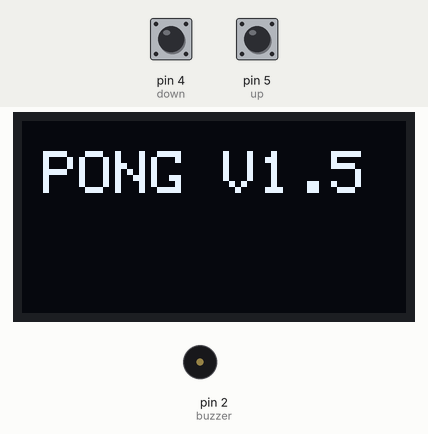
A sketch run on a simulated Arduino Uno, built with avr-gcc and run on an emulated ATmega328P. On the bench: 128×64 one-colour display, buzzer (waves = sounding). Inputs (shaded band) come from the test bench; at power-on: pin 5 (up) LOW, pin 4 (down) LOW. Random numbers use the default seed unless the sketch sets one; what the sketch prints to the serial monitor is not drawn.

Above: at 2.1 s.
3.3 s: pin 5 (up) pulled HIGH for 0.15 s
5.0 s: pin 4 (down) pulled HIGH for 0.15 s
6.9 s: pin 5 (up) pulled HIGH for 1 s
9.4 s: pin 4 (down) pulled HIGH for 1 s
Timing chart, 0 to 12.4 s (numbered marks = the images above; inputs shaded):
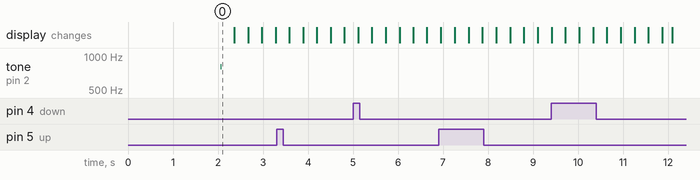

The sketch:

pong_singlelalyer.ino
```cpp
#include <SPI.h>
#include <Wire.h>
#include <Adafruit_GFX.h>
#include <Adafruit_SSD1306.h>

Adafruit_SSD1306 display(-1);

const int up = 5;  // This is the Move Up Button
const int down = 4; // move down Button;
const int buzzer = 2; // Buzzer(makes the sound)
int upRead;
int downRead;
int positon = 0;  // first position for the racket
int positon2 = 2; // second positon for the racket.
int score = 0;
bool goBack = false;
int x = 0;  // ball x positon
long y = 2; // ball y positon
bool yChange = true;
int goStraightRandom = 1;
bool goStraight = true;

void setup()   {
  pinMode(buzzer, OUTPUT);
  noTone(buzzer);
  Serial.begin(115200);
  display.begin(SSD1306_SWITCHCAPVCC, 0x3C);
  display.clearDisplay();
  display.setTextSize(2);
  display.setTextColor(WHITE);
  display.setCursor(7,10);
  display.println("PONG V1.5");
  display.display();
  noTone(buzzer);
  display.setTextSize(1);
  delay(2000);
  display.clearDisplay();
  tone(buzzer, 800);
  delay(30);
  noTone(buzzer);
}


void loop() {

  int upRead = digitalRead(up);
  int downRead = digitalRead(down);

  goStraight = goStraightRandom == 1 || goStraightRandom == 4;

  if(y == 0 && goStraight == false)
  {
    yChange = true;
    tone(buzzer, 800);
    delay(5);
    noTone(buzzer);
  }
  if(y == 23 && goStraight == false)
  {
    yChange = false;
    tone(buzzer, 800);
    delay(5);
    noTone(buzzer);
  }
  if(yChange == true && goStraight == false)
  {
    y++;
  }
  if(yChange == false && goStraight == false)
  {
    y--;
  }

  display.clearDisplay();
  if(upRead == HIGH)
  {
    positon = positon+1;
    positon2 = positon2+1;
  }
  if(downRead == HIGH)
  {
    positon = positon - 1;
    positon2 = positon2-1;
  }
  if(positon > 23)
  {
    positon = 23;
    positon2 = 25;
  }
    if(positon < 0)
  {
    positon = 0;
    positon2 = 2;
  }
  display.setCursor(1,positon);
  display.println(".");
  display.display();
    display.setCursor(1,positon2);
  display.println(".");
  display.display();

  if(goBack == false)
  {
    goBack = false;
    display.setCursor(x,y);
    display.println(".");
    display.display();
    delay(5);
    if(x == 118)
    {
      goBack = true;
      tone(buzzer, 800);
      delay(5);
      noTone(buzzer);
      goStraightRandom = random(5);
    }
    x = x+2;
  }
  if(goBack == true)
  {
    goBack = true;
    display.setCursor(x,y);
    display.println(".");
    display.display();
    delay(5);
    x = x-2;

    if(x == 0)
    {
      goStraightRandom = random(5);
      goBack = false;
      tone(buzzer, 800);
      delay(5);
      noTone(buzzer);
    }
  }
  if(x == 0 && ((y!=positon) && (y!=positon2)&& (y!=positon-1) && (y!=positon2-1) && (y!=positon+1) && (y!=positon2+1))) // checks if the player has missed the ball
  {
       display.setCursor(35,6);
       display.println("Game over");
       display.setCursor(35,16);
       display.print("Score: ");
       display.println(score);
       display.display();
       score = 0;
       delay(3000);
  }
  if(x == 0 && ((y==positon) || (y==positon2) || (y==positon-1) || (y==positon2-1) || (y==positon+1) || (y==positon2+1)))
  {
    score ++;
    tone(buzzer, 800);
    delay(20);
    noTone(buzzer);
  }
  Serial.println(positon);
}
```
